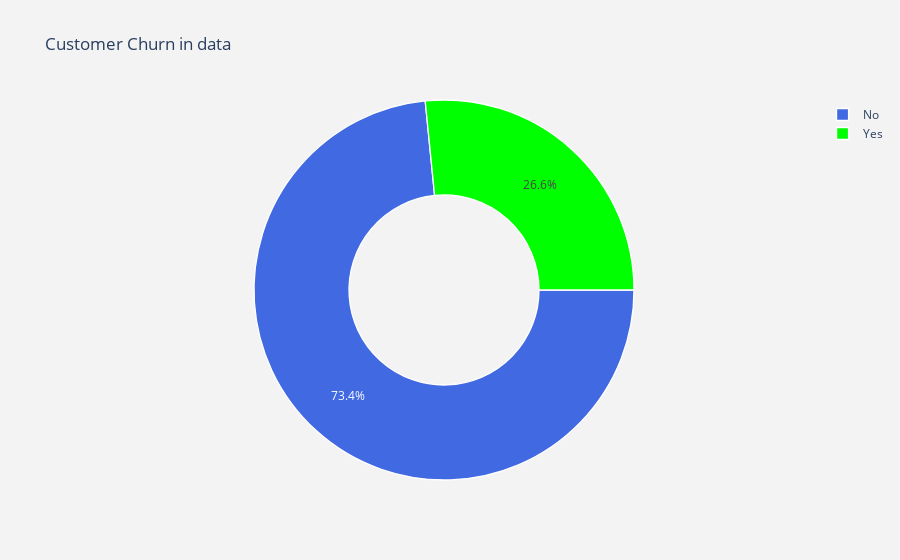

The notebook cell this image was saved under:
### Markdown cell above
# 3.1. Customer Churn in data

### Code cell
#labels
lab = telcom["Churn"].value_counts().keys().tolist()
#values
val = telcom["Churn"].value_counts().values.tolist()

trace = go.Pie(labels = lab ,
               values = val ,
               marker = dict(colors =  [ 'royalblue' ,'lime'],
                             line = dict(color = "white",
                                         width =  1.3)
                            ),
               rotation = 90,
               hoverinfo = "label+value+text",
               hole = .5
              )
layout = go.Layout(dict(title = "Customer Churn in data",
                        plot_bgcolor  = "rgb(243,243,243)",
                        paper_bgcolor = "rgb(243,243,243)",
                       )
                  )

data = [trace]
fig = go.Figure(data = data,layout = layout)
py.iplot(fig)

### Figure 1 — Plotly figure (JSON) as saved in the notebook; plotly's stock layout.template omitted (floating-point values rounded to 4 significant figures)
{"data": [{"hole": 0.5, "hoverinfo": "label+value+text", "labels": ["No", "Yes"], "marker": {"colors": ["royalblue", "lime"], "line": {"color": "white", "width": 1.3}}, "rotation": 90, "type": "pie", "values": [5163, 1869]}], "layout": {"paper_bgcolor": "rgb(243,243,243)", "plot_bgcolor": "rgb(243,243,243)", "title": {"text": "Customer Churn in data"}}}
